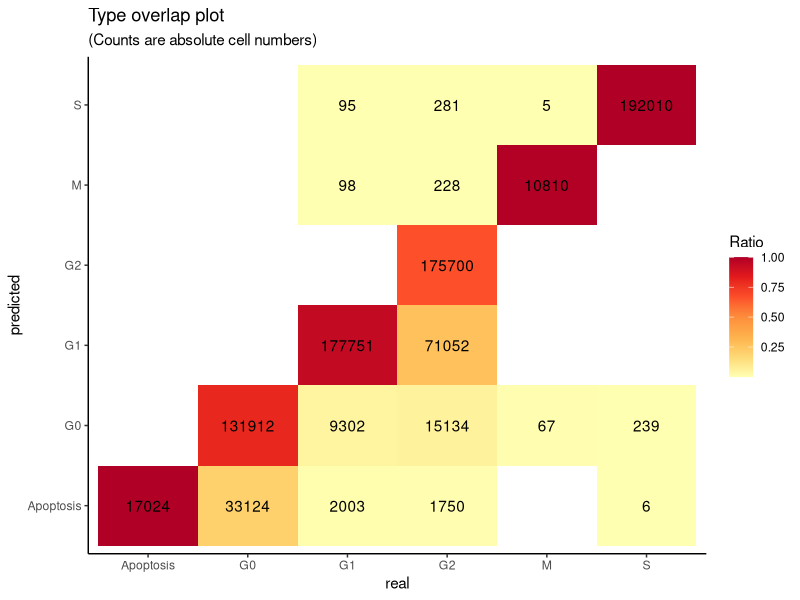
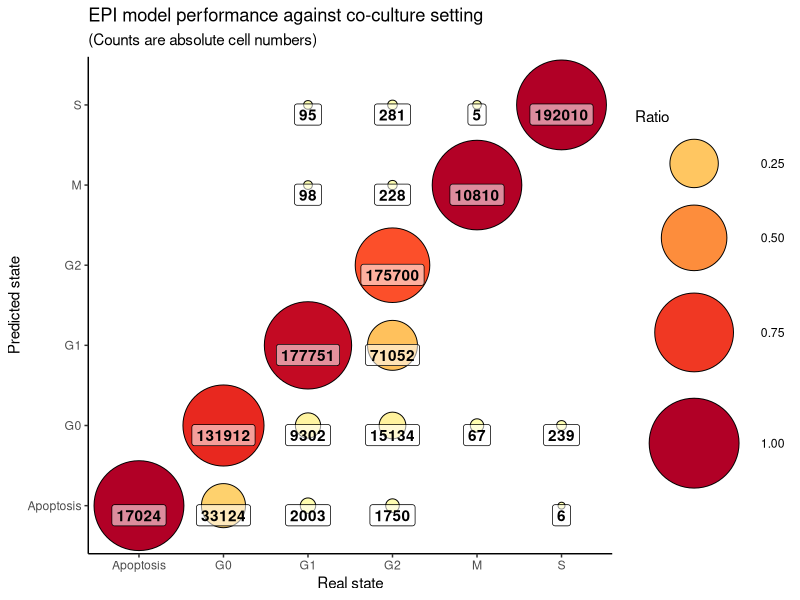

Generate these figures, in order, with R:
#Plotting a correlation matrix from the CSV genereated when testinng a model
library(tidyverse)

#Confusion matrix for EPI classifier tested on mixed dataset
conf_data <- read_csv("conf_matrix_REFORMAT.csv") #Data with ratio for predicted label on the actual real class (adds to 1 for all cells on same real class)

#Goal n differnt data format

HTMP_conf <- ggplot(conf_data, aes(real,predicted)) +
              geom_tile(aes(x=real,fill=Ratio)) +
              geom_text(aes(label=round(count,1))) +
              scale_fill_distiller(palette = "YlOrRd", direction = 1) +
              labs(title = "Type overlap plot",
                    subtitle = "(Counts are absolute cell numbers)") +
              theme_classic()
HTMP_conf

DotPlot_conf <- ggplot(conf_data, aes(real,predicted)) +
                      geom_point(shape=21, aes(x=real,
                                fill=Ratio, size=Ratio)) +
                      geom_label(nudge_y=-0.12, aes(label=round(count,1), 
                                alpha=0.6, fontface="bold")) +
                      scale_fill_distiller(palette = "YlOrRd", 
                                direction = 1, guide = "legend") +
                      scale_size(range=c(2,30)) +
                      scale_x_discrete(position = "bottom") +
                      labs(title = "EPI model performance against co-culture setting", 
                            subtitle = "(Counts are absolute cell numbers)",
                           x="Real state", y="Predicted state") +
                      guides(alpha=FALSE) +
                      theme_classic()
DotPlot_conf